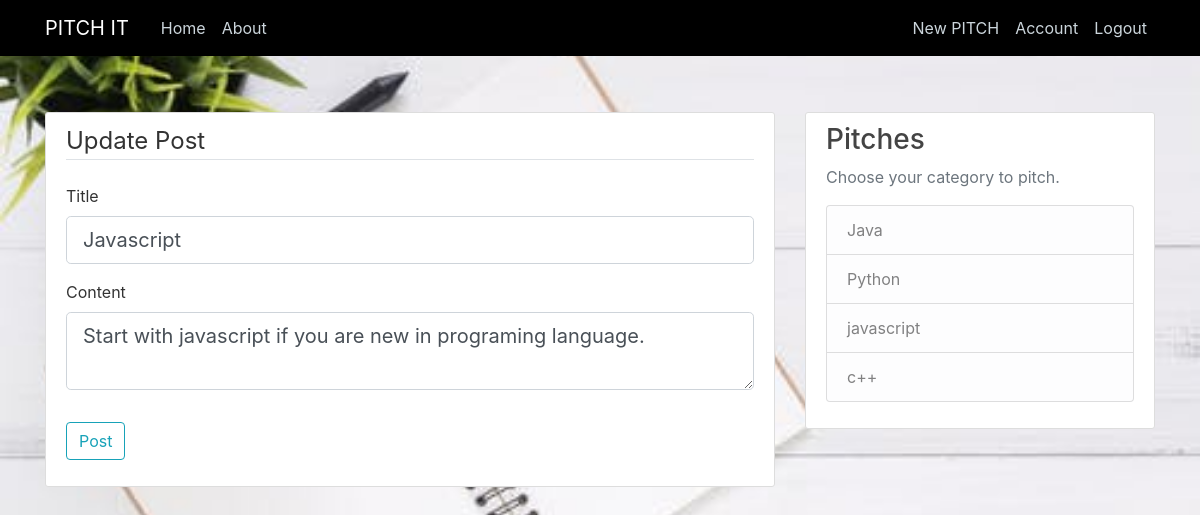
The app's page /post/2/update (signed in) with its own data.
### pitch/models.py (models this page shows, shortened)
class Post(db.Model):
    id = db.Column(db.Integer, primary_key=True)
    title = db.Column(db.String(100), nullable=False)
    date_posted = db.Column(db.DateTime, nullable=False, default=datetime.utcnow)
    content = db.Column(db.Text, nullable=False)
    user_id = db.Column(db.Integer, db.ForeignKey('user.id'), nullable=False)

### pitch/routes.py (the view)
@app.route("/post/<int:post_id>/update", methods=['GET', 'POST'])
@login_required
def update_post(post_id):
    post = Post.query.get_or_404(post_id)
    if post.author != current_user:
        abort(403)
    form = PostForm()
    if form.validate_on_submit():
        post.title = form.title.data
        post.content = form.content.data
        db.session.commit()
        flash('Your post has been updated!', 'success')
        return redirect(url_for('post', post_id=post.id))
    elif request.method == 'GET':
        form.title.data = post.title
        form.content.data = post.content
    return render_template('create_post.html', title='Update Post',
                           form=form, legend='Update Post')

### pitch/forms.py
class PostForm(FlaskForm):
    title = StringField('Title', validators=[DataRequired()])
    content = TextAreaField('Content', validators=[DataRequired()])
    submit = SubmitField('Post')

### pitch/models.py (called while the page is built)
@login_manager.user_loader
def load_user(user_id):
    return User.query.get(int(user_id))

### pitch/templates/create_post.html (shortened to what this page needs)
{% extends "layouts.html" %}
{% block content %}
<div class="content-section">
    <form method="POST" action="">
        <fieldset class="form-group">
            <legend class="border-bottom mb-4">{{ legend }}</legend>
            <div class="form-group">
                {{ form.title.label(class="form-control-label") }}
                {% if form.title.errors %}
                    {{ form.title(class="form-control form-control-lg is-invalid") }}
                    <div class="invalid-feedback">
                        {% for error in form.title.errors %}
                            <span>{{ error }}</span>
                        {% endfor %}
                    </div>
                {% else %}
                    {{ form.title(class="form-control form-control-lg") }}
                {% endif %}
            </div>
            <div class="form-group">
                {{ form.content.label(class="form-control-label") }}
                {% if form.content.errors %}
                    {{ form.content(class="form-control form-control-lg is-invalid") }}
                    <div class="invalid-feedback">
                        {% for error in form.content.errors %}
                            <span>{{ error }}</span>
                        {% endfor %}
                    </div>
                {% else %}
                    {{ form.content(class="form-control form-control-lg") }}
                {% endif %}
            </div>
        </fieldset>
        <div class="form-group">
            {{ form.submit(class="btn btn-outline-info") }}
        </div>
    </form>
</div>
{% endblock content %}

### pitch/static/main.css (style rules this page uses)
body { background-image: url(profile_pics/photo3.jpeg); color: #333333; margin-top: 7rem; background-repeat: no-repeat; -webkit-background-size: cover; -moz-background-size: cover; -o-background-size: cover; background-size: cover; }
.content-section { background: #ffffff; padding: 10px 20px; border: 1px solid #dddddd; border-radius: 3px; margin-bottom: 20px; }

### records on screen
Post: title "Javascript", content "Start with javascript if you are new in programing language."

### other values on screen
{{ legend }} "Update Post"
